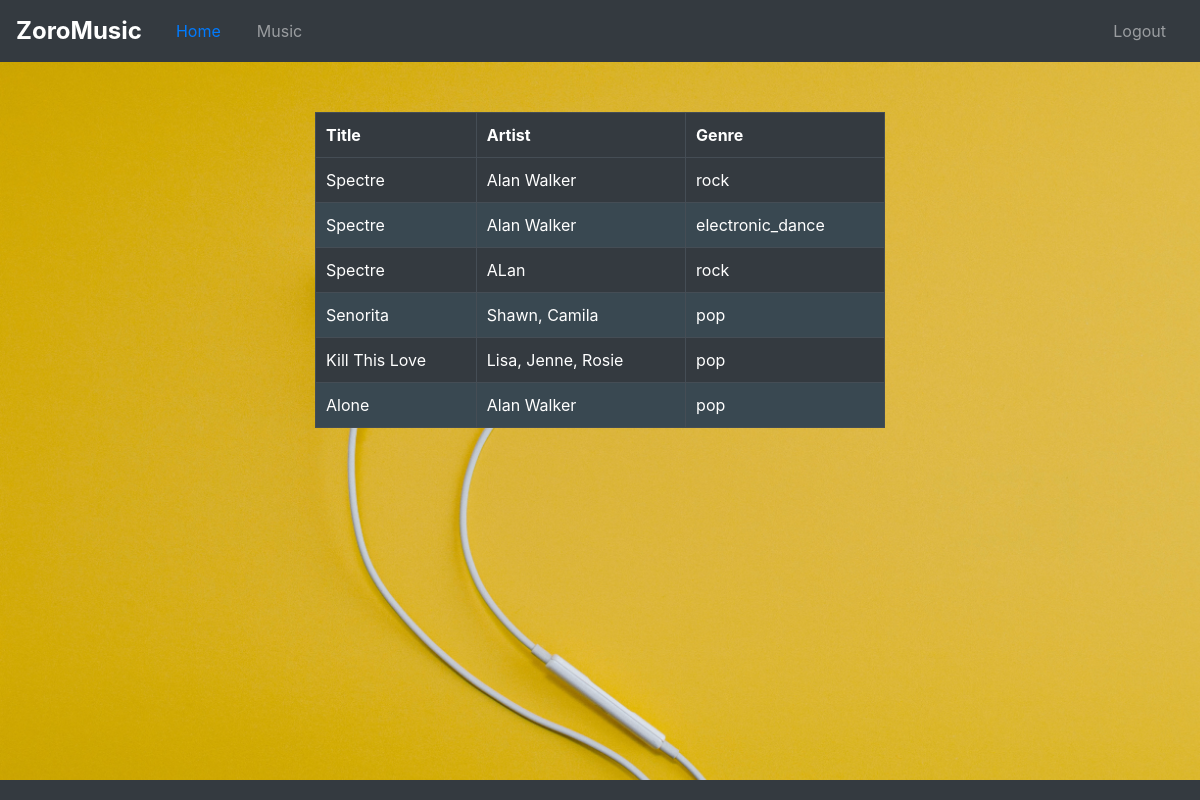
The page /admin_del_songs on the database its author committed.
### ZoroMusic/models.py (models this page shows, shortened)
class DeletedSong(db.Model):
    id = db.Column(db.Integer, Sequence('deleted_song_id_seq', start=1, increment=1), primary_key=True)
    title = db.Column(db.String(100), nullable=False)
    artist = db.Column(db.String(100), nullable=False)
    genre = db.Column(db.String(100), nullable=False)
    deleted_at = db.Column(db.DateTime, default=datetime.utcnow)

### ZoroMusic/routes.py (the view)
@app.route('/admin_del_songs')
def admin_del_songs():
    deleted_songs = DeletedSong.query.all()
    return render_template('admin_del_songs.html', deleted_songs=deleted_songs)

### ZoroMusic/templates/admin_del_songs.html (shortened to what this page needs)
{% extends 'admin_base.html' %}
{% block content %}
<div class="container">
   <table class="music-table">
    <thead>
        <tr>
            <th>Title</th>
            <th>Artist</th>
            <th>Genre</th>
        </tr>
    </thead>
    <tbody>
        {% for song in deleted_songs %}
            <tr class="song-row">
                <td>
                    {{ song.title }}
                </td>
                <td>
                    {{ song.artist }}
                </td>
                <td>
                    {{ song.genre }}
                </td>
            </tr>
        {% endfor %}
    </tbody>
   </table>
</div>
{% endblock %}

### ZoroMusic/templates/admin_base.html (shortened to what this page needs)
<!DOCTYPE html>
<html lang="en">
<head>
    <link rel="stylesheet" href="https://cdn.jsdelivr.net/npm/bootstrap@4.5.3/dist/css/bootstrap.min.css">
</head>
<body>
    <nav class="navbar navbar-expand-md navbar-dark">
        <a class="navbar-brand" href="#">
            ZoroMusic
        </a>
        <div class="collapse navbar-collapse" id="navbarNav">
            <ul class="navbar-nav mr-auto">
                <li class="nav-item active">
                    <a class="nav-link" href="{{ url_for('admin_dashboard') }}">Home <span class="sr-only">(current)</span></a>
                </li>
                <li class="nav-item">
                    <a class="nav-link" href="{{url_for('songs_page')}}">Music</a>
                </li>
            </ul>
                <ul class="navbar-nav">
                    <li class="nav-item"><a class="nav-link" href="{{url_for('logout_page')}}">Logout</a></li>
                </ul>
        </div>
    </nav>
    <div class="content">
        {% block content %}{% endblock %}
    </div>
    <footer class="footer-bottom">
    </footer>
</body>
</html>

### ZoroMusic/templates/admin_base.html (style rules this page uses)
body { background-image: url('static/math-rblqmwB7kKk-unsplash.jpg'); background-size: cover; background-repeat: no-repeat; background-attachment: fixed; color: black; }
.content { margin: 20px; }
.navbar { background-color: #343a40; color: #ffffff; }
.navbar-brand { font-size: 1.5rem; font-weight: bold; color: #ffffff; }
.navbar-nav .nav-link { color: #ffffff; margin: 0 10px; transition: color 0.3s; }
.navbar-nav .nav-item.active .nav-link { color: #007bff; }
footer { margin-top: 20px; text-align: center; padding: 10px; background-color: #343a40; color: #ffffff; }
.footer-bottom { position: fixed; bottom: 0; left: 0; width: 100%; z-index: 1000; }
.container { max-width: 600px; margin-top: 50px; text-align: center; }

### ZoroMusic/templates/admin_del_songs.html (style rules this page uses)
.music-table { width: 100%; background-color: #343a40; color: #ffffff; border-collapse: collapse; }
.music-table th, .music-table td { border: 1px solid #454d55; padding: 10px; text-align: left; }
.music-table tbody tr:nth-child(even) { background-color: #394851; }

### rows shown on the page
DeletedSong: title "Spectre", artist "Alan Walker", genre "rock"
DeletedSong: title "Spectre", artist "Alan Walker", genre "electronic_dance"
DeletedSong: title "Spectre", artist "ALan", genre "rock"
DeletedSong: title "Senorita", artist "Shawn, Camila", genre "pop"
DeletedSong: title "Kill This Love", artist "Lisa, Jenne, Rosie", genre "pop"
DeletedSong: title "Alone", artist "Alan Walker", genre "pop"
